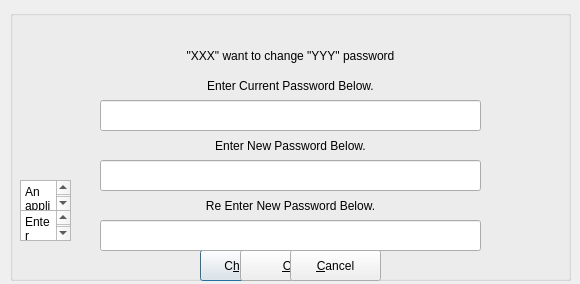
<?xml version="1.0" encoding="UTF-8"?>
<ui version="4.0">
 <class>changePassWordDialog</class>
 <widget class="QDialog" name="changePassWordDialog">
  <property name="geometry">
   <rect>
    <x>0</x>
    <y>0</y>
    <width>580</width>
    <height>284</height>
   </rect>
  </property>
  <property name="windowTitle">
   <string>Change Wallet's Password</string>
  </property>
  <property name="windowIcon">
   <iconset>
    <normaloff>lxqt_wallet_icon.png</normaloff>lxqt_wallet_icon.png</iconset>
  </property>
  <widget class="QGroupBox" name="groupBox">
   <property name="geometry">
    <rect>
     <x>10</x>
     <y>10</y>
     <width>561</width>
     <height>271</height>
    </rect>
   </property>
   <property name="title">
    <string/>
   </property>
   <widget class="QPushButton" name="pushButtonChange">
    <property name="geometry">
     <rect>
      <x>190</x>
      <y>240</y>
      <width>91</width>
      <height>31</height>
     </rect>
    </property>
    <property name="text">
     <string>C&amp;hange</string>
    </property>
   </widget>
   <widget class="QPushButton" name="pushButtonOK">
    <property name="geometry">
     <rect>
      <x>230</x>
      <y>240</y>
      <width>101</width>
      <height>31</height>
     </rect>
    </property>
    <property name="text">
     <string>&amp;Ok</string>
    </property>
   </widget>
   <widget class="QLineEdit" name="lineEditCurrentPassWord">
    <property name="geometry">
     <rect>
      <x>90</x>
      <y>90</y>
      <width>381</width>
      <height>31</height>
     </rect>
    </property>
    <property name="echoMode">
     <enum>QLineEdit::Password</enum>
    </property>
   </widget>
   <widget class="QLineEdit" name="lineEditNewPassWord">
    <property name="geometry">
     <rect>
      <x>90</x>
      <y>150</y>
      <width>381</width>
      <height>31</height>
     </rect>
    </property>
    <property name="echoMode">
     <enum>QLineEdit::Password</enum>
    </property>
   </widget>
   <widget class="QLineEdit" name="lineEditNewPassWord_2">
    <property name="geometry">
     <rect>
      <x>90</x>
      <y>210</y>
      <width>381</width>
      <height>31</height>
     </rect>
    </property>
    <property name="echoMode">
     <enum>QLineEdit::Password</enum>
    </property>
   </widget>
   <widget class="QLabel" name="label">
    <property name="geometry">
     <rect>
      <x>20</x>
      <y>30</y>
      <width>521</width>
      <height>31</height>
     </rect>
    </property>
    <property name="text">
     <string notr="true">&quot;XXX&quot; want to change &quot;YYY&quot; password</string>
    </property>
    <property name="alignment">
     <set>Qt::AlignCenter</set>
    </property>
    <property name="wordWrap">
     <bool>true</bool>
    </property>
   </widget>
   <widget class="QLabel" name="label_2">
    <property name="geometry">
     <rect>
      <x>0</x>
      <y>60</y>
      <width>561</width>
      <height>31</height>
     </rect>
    </property>
    <property name="text">
     <string>Enter Current Password Below.</string>
    </property>
    <property name="alignment">
     <set>Qt::AlignCenter</set>
    </property>
    <property name="wordWrap">
     <bool>true</bool>
    </property>
   </widget>
   <widget class="QLabel" name="label_3">
    <property name="geometry">
     <rect>
      <x>0</x>
      <y>120</y>
      <width>561</width>
      <height>31</height>
     </rect>
    </property>
    <property name="text">
     <string>Enter New Password Below.</string>
    </property>
    <property name="alignment">
     <set>Qt::AlignCenter</set>
    </property>
    <property name="wordWrap">
     <bool>true</bool>
    </property>
   </widget>
   <widget class="QLabel" name="label_4">
    <property name="geometry">
     <rect>
      <x>0</x>
      <y>180</y>
      <width>561</width>
      <height>31</height>
     </rect>
    </property>
    <property name="text">
     <string>Re Enter New Password Below.</string>
    </property>
    <property name="alignment">
     <set>Qt::AlignCenter</set>
    </property>
    <property name="wordWrap">
     <bool>true</bool>
    </property>
   </widget>
   <widget class="QPushButton" name="pushButtonCancel">
    <property name="geometry">
     <rect>
      <x>280</x>
      <y>240</y>
      <width>91</width>
      <height>31</height>
     </rect>
    </property>
    <property name="text">
     <string>&amp;Cancel</string>
    </property>
   </widget>
   <widget class="QTextEdit" name="textEdit">
    <property name="geometry">
     <rect>
      <x>10</x>
      <y>170</y>
      <width>51</width>
      <height>31</height>
     </rect>
    </property>
    <property name="html">
     <string>&lt;!DOCTYPE HTML PUBLIC &quot;-//W3C//DTD HTML 4.0//EN&quot; &quot;http://www.w3.org/TR/REC-html40/strict.dtd&quot;&gt;
&lt;html&gt;&lt;head&gt;&lt;meta name=&quot;qrichtext&quot; content=&quot;1&quot; /&gt;&lt;style type=&quot;text/css&quot;&gt;
p, li { white-space: pre-wrap; }
&lt;/style&gt;&lt;/head&gt;&lt;body style=&quot; font-family:'Sans Serif'; font-size:9pt; font-weight:400; font-style:normal;&quot;&gt;
&lt;p style=&quot; margin-top:0px; margin-bottom:0px; margin-left:0px; margin-right:0px; -qt-block-indent:0; text-indent:0px;&quot;&gt;An application '&lt;span style=&quot; font-weight:600;&quot;&gt;%1&lt;/span&gt;' has made a request for a password of its wallet '&lt;span style=&quot; font-weight:600;&quot;&gt;%2&lt;/span&gt;' to be changed&lt;/p&gt;
&lt;p style=&quot;-qt-paragraph-type:empty; margin-top:0px; margin-bottom:0px; margin-left:0px; margin-right:0px; -qt-block-indent:0; text-indent:0px;&quot;&gt;&lt;br /&gt;&lt;/p&gt;&lt;/body&gt;&lt;/html&gt;</string>
    </property>
   </widget>
   <widget class="QTextEdit" name="textEdit_2">
    <property name="geometry">
     <rect>
      <x>10</x>
      <y>200</y>
      <width>51</width>
      <height>31</height>
     </rect>
    </property>
    <property name="html">
     <string>&lt;!DOCTYPE HTML PUBLIC &quot;-//W3C//DTD HTML 4.0//EN&quot; &quot;http://www.w3.org/TR/REC-html40/strict.dtd&quot;&gt;
&lt;html&gt;&lt;head&gt;&lt;meta name=&quot;qrichtext&quot; content=&quot;1&quot; /&gt;&lt;style type=&quot;text/css&quot;&gt;
p, li { white-space: pre-wrap; }
&lt;/style&gt;&lt;/head&gt;&lt;body style=&quot; font-family:'Sans Serif'; font-size:9pt; font-weight:400; font-style:normal;&quot;&gt;
&lt;p style=&quot; margin-top:0px; margin-bottom:0px; margin-left:0px; margin-right:0px; -qt-block-indent:0; text-indent:0px;&quot;&gt;Enter password information below to create a new wallet '&lt;span style=&quot; font-weight:600;&quot;&gt;%1&lt;/span&gt;' for application '&lt;span style=&quot; font-weight:600;&quot;&gt;%2&lt;/span&gt;'&lt;/p&gt;&lt;/body&gt;&lt;/html&gt;</string>
    </property>
   </widget>
  </widget>
 </widget>
 <tabstops>
  <tabstop>lineEditCurrentPassWord</tabstop>
  <tabstop>lineEditNewPassWord</tabstop>
  <tabstop>lineEditNewPassWord_2</tabstop>
  <tabstop>pushButtonChange</tabstop>
  <tabstop>pushButtonOK</tabstop>
  <tabstop>pushButtonCancel</tabstop>
  <tabstop>textEdit</tabstop>
  <tabstop>textEdit_2</tabstop>
 </tabstops>
 <resources/>
 <connections/>
</ui>
